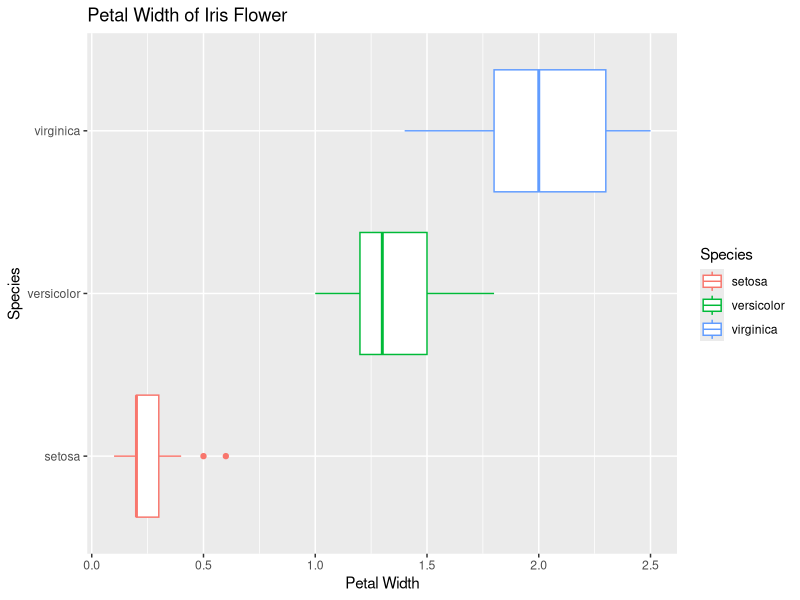
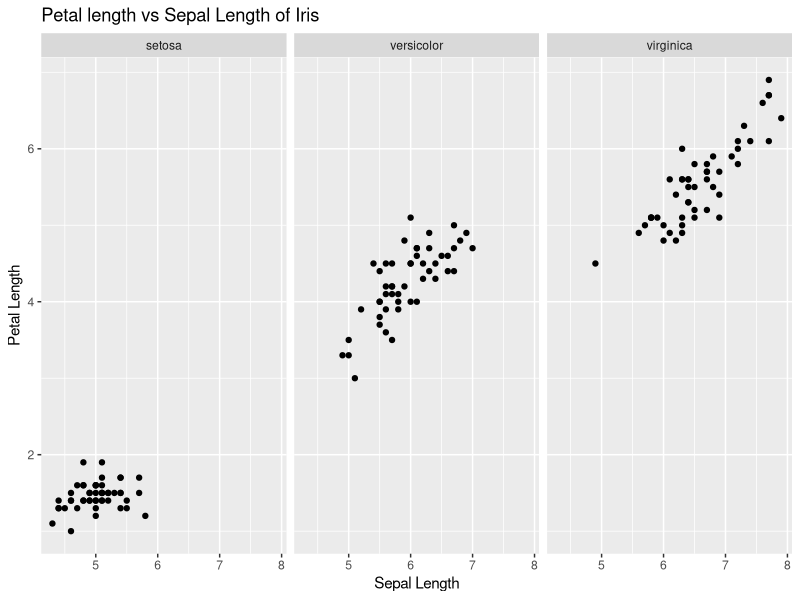
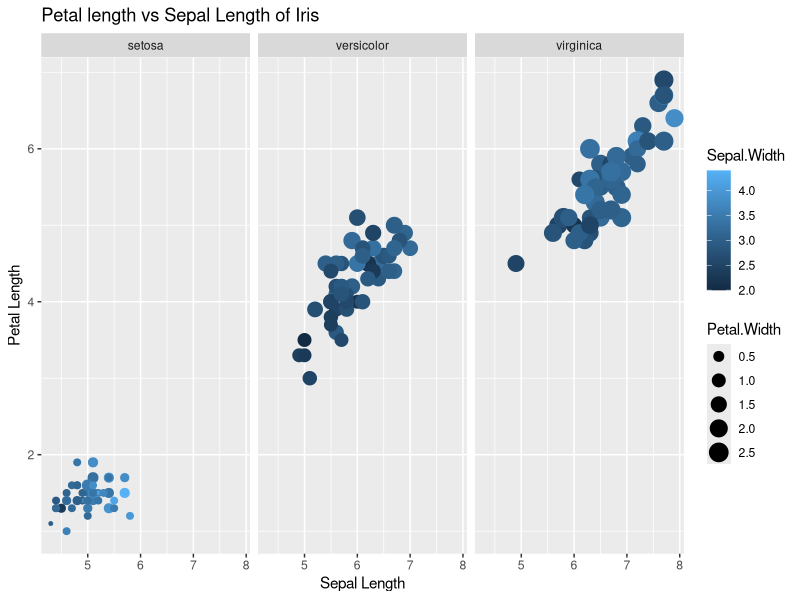

The R source for these figures, in order:
## ---- chunk 1
knitr::opts_chunk$set(echo = TRUE)
## ---- chunk 2
##### Loading libraries

library(ggplot2)

## ---- chunk 3
##### Loading Iris dataset

iris<-datasets::iris
head(iris)
## ---- chunk 4
##### Creating a box plot

box<-ggplot(data=iris,mapping=aes(x=Species,y=Petal.Width,color=Species))+geom_boxplot(stat='boxplot')+xlab('Species')+ylab('Petal Width')+ggtitle('Petal Width of Iris Flower')+coord_flip()

box

## ---- chunk 5
##### Creating a scatter plot

scatter<-ggplot(data=iris,aes(x=Sepal.Length,y=Petal.Length))+geom_point(stat='identity')+facet_grid(.~Species)+xlab('Sepal Length')+ylab('Petal Length')+ggtitle('Petal length vs Sepal Length of Iris')

scatter


## ---- chunk 6
##### Plotting scatter plot with color and size
scatter_color<-ggplot(data=iris,aes(x=Sepal.Length,y=Petal.Length))+geom_point(stat='identity',aes(color=Sepal.Width,size=Petal.Width))+facet_grid(.~Species)+xlab('Sepal Length')+ylab('Petal Length')+ggtitle('Petal length vs Sepal Length of Iris')

scatter_color

## ---- chunk 7
data('mpg')
head(mpg)
## ---- chunk 8
m<-c('manufacturer','model','trans','drv','hwy','class')
mpg1<-data.frame(mpg[m])
names(mpg1)[names(mpg1)=='hwy']<-'hwyMPG' 
names(mpg1)[names(mpg1)=='drv']<-'driveType' 
names(mpg1)[names(mpg1)=='trans']<-'TransmissionType' 
head(mpg1)
## ---- chunk 9
##### Creating a new dataframe from the above dataframe and putting it into list

a<-c('ford','honda','hyundai','jeep','nissan','toyota')
mpg2<- data.frame(mpg1[mpg1$manufacturer==a,])
head(mpg2)
## ---- chunk 10
mpg2<-mpg2[mpg2$class=='suv'& mpg2$driveType==4 & mpg2$hwyMPG >18,]
mpg2
## ---- chunk 11
##### creating a list
suv<-list(mpg2)
names(suv)<-('suv18')
suv
## ---- chunk 12

functions<-'mean'
apply<-function(df,func,...)
{
new_func<- match.fun(functions)
dataframe_1<- new_func(df[[1]],...)
dataframe_2<- as.vector(c(functions, 'mileage of cars in', colnames(df),'is',dataframe_1),mode='any')
return(dataframe_2)
}

df<-data.frame(mpg$hwy)
df1<-data.frame(suv$suv18$ hwyMPG)
apply(df,func)
apply(df1,func)

## ---- chunk 13


## ---- chunk 14

